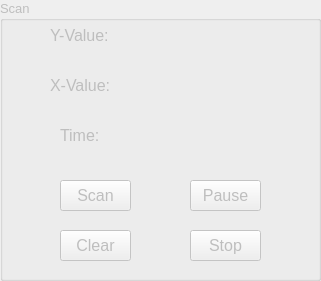
             <widget class="QGroupBox" name="groupBox_scan_keithley">
              <property name="enabled">
               <bool>false</bool>
              </property>
              <property name="geometry">
               <rect>
                <x>0</x>
                <y>270</y>
                <width>321</width>
                <height>281</height>
               </rect>
              </property>
              <property name="font">
               <font>
                <pointsize>10</pointsize>
               </font>
              </property>
              <property name="title">
               <string>Scan</string>
              </property>
              <widget class="QPushButton" name="pushButton_scan_keithley">
               <property name="geometry">
                <rect>
                 <x>60</x>
                 <y>180</y>
                 <width>71</width>
                 <height>31</height>
                </rect>
               </property>
               <property name="font">
                <font>
                 <pointsize>12</pointsize>
                </font>
               </property>
               <property name="text">
                <string>Scan</string>
               </property>
              </widget>
              <widget class="QPushButton" name="pushButton_stop_keithley">
               <property name="enabled">
                <bool>false</bool>
               </property>
               <property name="geometry">
                <rect>
                 <x>190</x>
                 <y>230</y>
                 <width>71</width>
                 <height>31</height>
                </rect>
               </property>
               <property name="font">
                <font>
                 <pointsize>12</pointsize>
                </font>
               </property>
               <property name="text">
                <string>Stop</string>
               </property>
              </widget>
              <widget class="QPushButton" name="pushButton_clear_keithley">
               <property name="enabled">
                <bool>false</bool>
               </property>
               <property name="geometry">
                <rect>
                 <x>60</x>
                 <y>230</y>
                 <width>71</width>
                 <height>31</height>
                </rect>
               </property>
               <property name="font">
                <font>
                 <pointsize>12</pointsize>
                </font>
               </property>
               <property name="text">
                <string>Clear</string>
               </property>
              </widget>
              <widget class="QLabel" name="label_xname_keithley">
               <property name="geometry">
                <rect>
                 <x>50</x>
                 <y>70</y>
                 <width>61</width>
                 <height>31</height>
                </rect>
               </property>
               <property name="font">
                <font>
                 <pointsize>12</pointsize>
                </font>
               </property>
               <property name="text">
                <string>X-Value:</string>
               </property>
              </widget>
              <widget class="QLabel" name="label_yname_keithley">
               <property name="geometry">
                <rect>
                 <x>50</x>
                 <y>20</y>
                 <width>61</width>
                 <height>31</height>
                </rect>
               </property>
               <property name="font">
                <font>
                 <pointsize>12</pointsize>
                </font>
               </property>
               <property name="text">
                <string>Y-Value:</string>
               </property>
              </widget>
              <widget class="QPushButton" name="pushButton_pause_keithley">
               <property name="enabled">
                <bool>false</bool>
               </property>
               <property name="geometry">
                <rect>
                 <x>190</x>
                 <y>180</y>
                 <width>71</width>
                 <height>31</height>
                </rect>
               </property>
               <property name="font">
                <font>
                 <pointsize>12</pointsize>
                </font>
               </property>
               <property name="text">
                <string>Pause</string>
               </property>
              </widget>
              <widget class="QLabel" name="label_yunit_keithley">
               <property name="geometry">
                <rect>
                 <x>190</x>
                 <y>20</y>
                 <width>51</width>
                 <height>31</height>
                </rect>
               </property>
               <property name="font">
                <font>
                 <pointsize>12</pointsize>
                </font>
               </property>
               <property name="text">
                <string/>
               </property>
              </widget>
              <widget class="QLabel" name="label_xunit_keithley">
               <property name="geometry">
                <rect>
                 <x>190</x>
                 <y>70</y>
                 <width>51</width>
                 <height>31</height>
                </rect>
               </property>
               <property name="font">
                <font>
                 <pointsize>12</pointsize>
                </font>
               </property>
               <property name="text">
                <string/>
               </property>
              </widget>
              <widget class="QLabel" name="label_yvalue_keithley">
               <property name="geometry">
                <rect>
                 <x>120</x>
                 <y>20</y>
                 <width>71</width>
                 <height>31</height>
                </rect>
               </property>
               <property name="font">
                <font>
                 <pointsize>12</pointsize>
                </font>
               </property>
               <property name="text">
                <string/>
               </property>
              </widget>
              <widget class="QLabel" name="label_xvalue_keithley">
               <property name="geometry">
                <rect>
                 <x>120</x>
                 <y>70</y>
                 <width>71</width>
                 <height>31</height>
                </rect>
               </property>
               <property name="font">
                <font>
                 <pointsize>12</pointsize>
                </font>
               </property>
               <property name="text">
                <string/>
               </property>
              </widget>
              <widget class="QLabel" name="label_tname_keithley">
               <property name="geometry">
                <rect>
                 <x>60</x>
                 <y>120</y>
                 <width>41</width>
                 <height>31</height>
                </rect>
               </property>
               <property name="font">
                <font>
                 <pointsize>12</pointsize>
                </font>
               </property>
               <property name="text">
                <string>Time:</string>
               </property>
              </widget>
              <widget class="QLabel" name="label_tvalue_keithley">
               <property name="geometry">
                <rect>
                 <x>120</x>
                 <y>120</y>
                 <width>71</width>
                 <height>31</height>
                </rect>
               </property>
               <property name="font">
                <font>
                 <pointsize>12</pointsize>
                </font>
               </property>
               <property name="text">
                <string/>
               </property>
              </widget>
              <widget class="QLabel" name="label_tunit_keithley">
               <property name="geometry">
                <rect>
                 <x>190</x>
                 <y>120</y>
                 <width>51</width>
                 <height>31</height>
                </rect>
               </property>
               <property name="font">
                <font>
                 <pointsize>12</pointsize>
                </font>
               </property>
               <property name="text">
                <string/>
               </property>
              </widget>
             </widget>
